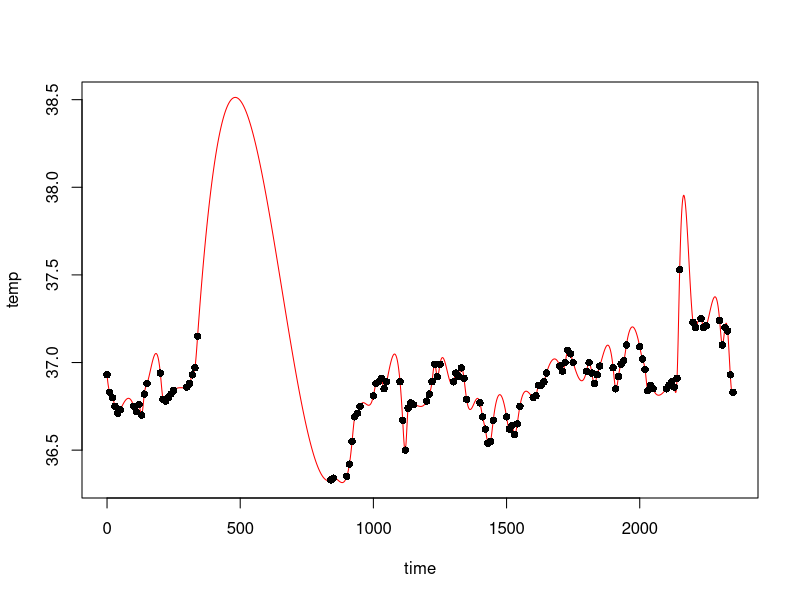

Here is the R script that generated this plot:
## ---- chunk 1
knitr::opts_chunk$set(echo = TRUE,error=FALSE,message= FALSE,warning = FALSE)
## ---- chunk 2
Sys.getlocale()
Sys.setlocale("LC_ALL","English")
#setlocaleをEnglishにしないとbeav1のデータセットを使用する際にエラーが出る
#日本語で初めから作る場合は不要と思われる。
## ---- chunk 3
library(MASS)
Dataset <- data.frame(beav1,encoding="utf-8")
head(Dataset)

## ---- chunk 4
# 平滑化を行うデータを作成。2列目をxにと3列目をyに使用する
x <- Dataset[,2]
y <- Dataset[,3]
## ---- chunk 5
# スプライン関数で平滑化の計算
sp <- splinefun(x, y)
# 平滑化データの作成
xest <- seq(min(x), max(x), by = 0.1) #xの区切りを自由に変えて
yest <- sp(xest)
#列名取得
rowx <- colnames(Dataset[2])
rowy <- colnames(Dataset[3])
## ---- chunk 6
# 図の作成。補間プロットをラインで
plot(xest, yest, type = "l", col = "red",
     xlab=rowx,ylab=rowy)
#元のデータをプロット
points(x, y, pch = 16, col = "black")
## ---- chunk 7
#table(yest) データを見る場合実行膨大ならやらなくていい
Z=data.frame(xest,yest)#補間データを出力用に結合
write.csv(Z,file="OutData1.csv")#csvにする。
